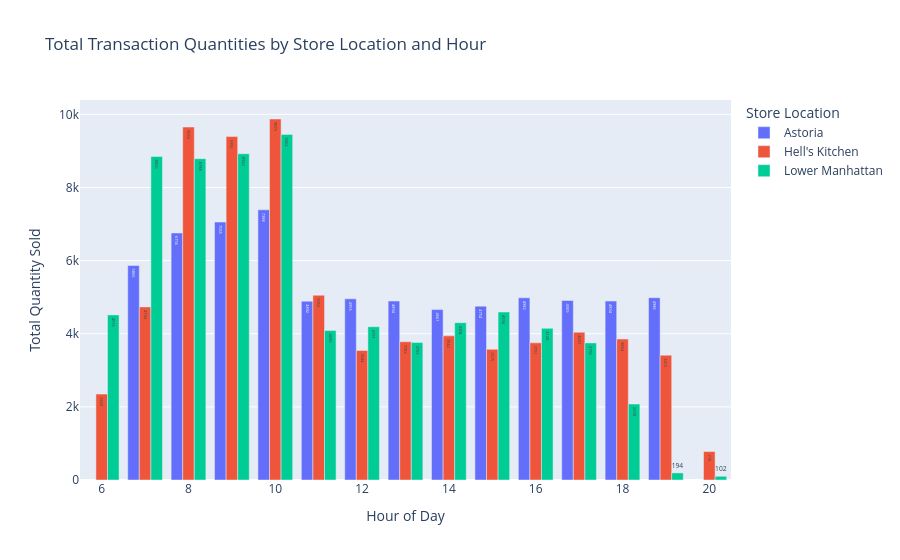

Source (notebook cell):
### Code cell
import plotly.express as px

fig = px.bar(
    peak_qty_hours,
    x='transaction_hour',
    y='total_qty',
    color='store_location',
    barmode='group',
    title='Total Transaction Quantities by Store Location and Hour',
    labels={
        'transaction_hour': 'Hour of Day',
        'total_qty': 'Total Quantity Sold',
        'store_location': 'Store Location'
    },
    text='total_qty'
)

fig.show()

### Figure 1 — Plotly figure (JSON) as saved in the notebook; plotly's stock layout.template omitted (floating-point values rounded to 4 significant figures)
{"data": [{"alignmentgroup": "True", "hovertemplate": "Store Location=Astoria<br>Hour of Day=%{x}<br>Total Quantity Sold=%{text}<extra></extra>", "legendgroup": "Astoria", "marker": {"color": "#636efa", "pattern": {"shape": ""}}, "name": "Astoria", "offsetgroup": "Astoria", "orientation": "v", "showlegend": true, "text": [5865.0, 6756.0, 7055.0, 7388.0, 4892.0, 4955.0, 4894.0, 4661.0, 4754.0, 4982.0, 4909.0, 4894.0, 4986.0], "textposition": "auto", "type": "bar", "x": [7, 8, 9, 10, 11, 12, 13, 14, 15, 16, 17, 18, 19], "xaxis": "x", "y": [5865, 6756, 7055, 7388, 4892, 4955, 4894, 4661, 4754, 4982, 4909, 4894, 4986], "yaxis": "y"}, {"alignmentgroup": "True", "hovertemplate": "Store Location=Hell's Kitchen<br>Hour of Day=%{x}<br>Total Quantity Sold=%{text}<extra></extra>", "legendgroup": "Hell's Kitchen", "marker": {"color": "#EF553B", "pattern": {"shape": ""}}, "name": "Hell's Kitchen", "offsetgroup": "Hell's Kitchen", "orientation": "v", "showlegend": true, "text": [2349.0, 4734.0, 9653.0, 9393.0, 9873.0, 5053.0, 3544.0, 3782.0, 3942.0, 3575.0, 3751.0, 4041.0, 3854.0, 3415.0, 778.0], "textposition": "auto", "type": "bar", "x": [6, 7, 8, 9, 10, 11, 12, 13, 14, 15, 16, 17, 18, 19, 20], "xaxis": "x", "y": [2349, 4734, 9653, 9393, 9873, 5053, 3544, 3782, 3942, 3575, 3751, 4041, 3854, 3415, 778], "yaxis": "y"}, {"alignmentgroup": "True", "hovertemplate": "Store Location=Lower Manhattan<br>Hour of Day=%{x}<br>Total Quantity Sold=%{text}<extra></extra>", "legendgroup": "Lower Manhattan", "marker": {"color": "#00cc96", "pattern": {"shape": ""}}, "name": "Lower Manhattan", "offsetgroup": "Lower Manhattan", "orientation": "v", "showlegend": true, "text": [4516.0, 8850.0, 8788.0, 8922.0, 9452.0, 4090.0, 4191.0, 3763.0, 4304.0, 4594.0, 4148.0, 3750.0, 2078.0, 194.0, 102.0], "textposition": "auto", "type": "bar", "x": [6, 7, 8, 9, 10, 11, 12, 13, 14, 15, 16, 17, 18, 19, 20], "xaxis": "x", "y": [4516, 8850, 8788, 8922, 9452, 4090, 4191, 3763, 4304, 4594, 4148, 3750, 2078, 194, 102], "yaxis": "y"}], "layout": {"barmode": "group", "legend": {"title": {"text": "Store Location"}, "tracegroupgap": 0}, "title": {"text": "Total Transaction Quantities by Store Location and Hour"}, "xaxis": {"anchor": "y", "domain": [0, 1], "title": {"text": "Hour of Day"}}, "yaxis": {"anchor": "x", "domain": [0, 1], "title": {"text": "Total Quantity Sold"}}}}
